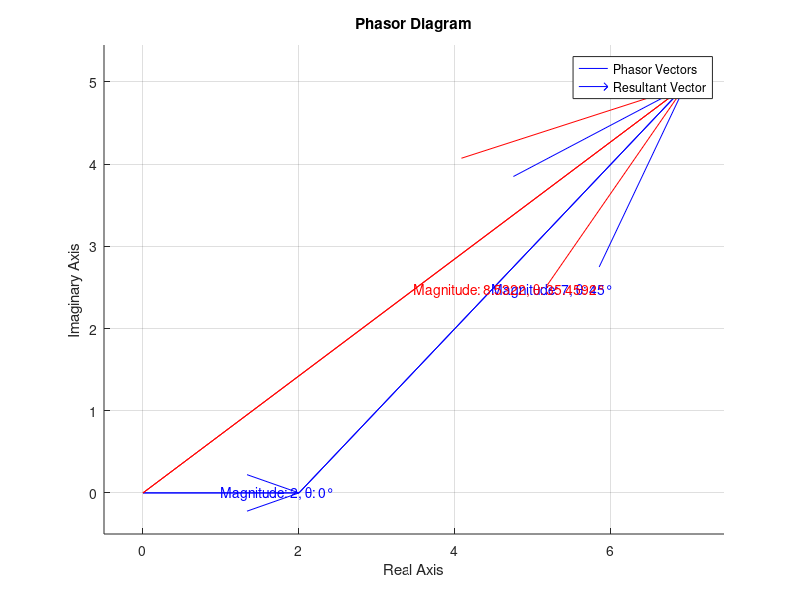

Source code (MATLAB):
clc;
clear all;
close all;

hold on;

ang = [0 pi/4]; % Angles in radians, slightly different angles
r = [2 7]; % Vector magnitudes, same size for demonstration
start = [0 0];
resultant = [0 0];

for i = 1:numel(r)
    % Plot the vector
    plot([start(1) start(1) + r(i)*cos(ang(i))], [start(2) start(2) + r(i)*sin(ang(i))], 'b-');
    
    % Plot the arrow
    quiver(start(1), start(2), r(i)*cos(ang(i)), r(i)*sin(ang(i)), 0, 'b');
    
    % Display the magnitude and phase on the vector
    text(start(1) + 0.5*r(i)*cos(ang(i)), start(2) + 0.5*r(i)*sin(ang(i)), ['Magnitude: ' num2str(r(i)) ', \theta: ' num2str(rad2deg(ang(i))) '°'], 'Color', 'b');
    
    % Update the resultant vector
    resultant = resultant + [r(i)*cos(ang(i)) r(i)*sin(ang(i))];
    
    % Update the start point
    start = start + [r(i)*cos(ang(i)) r(i)*sin(ang(i))];
end

% Plot the resultant vector
plot([0 resultant(1)], [0 resultant(2)], 'r-');
quiver(0, 0, resultant(1), resultant(2), 0, 'r');

% Calculate and display the phase angle of the resultant vector
phase_angle = atan2(resultant(2), resultant(1));
text(resultant(1)*0.5, resultant(2)*0.5, ['Magnitude: ' num2str(norm(resultant)) ', \theta: ' num2str(rad2deg(phase_angle)) '°'], 'Color', 'r');

hold off;

% Customize plot appearance
xlabel('Real Axis');
ylabel('Imaginary Axis');
title('Phasor Diagram');

% Adjust axis limits and add margin
margin = 0.5;
xlim([min([0, resultant(1)]) - margin, max([0, resultant(1)]) + margin]);
ylim([min([0, resultant(2)]) - margin, max([0, resultant(2)]) + margin]);

grid on;
legend('Phasor Vectors', 'Resultant Vector');
